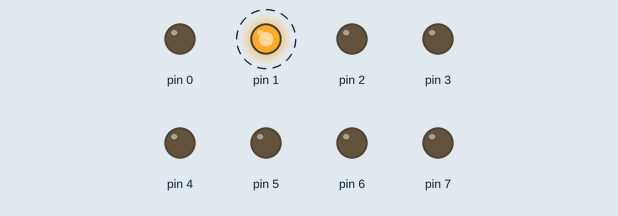
Recording of a sketch running on a simulated Arduino Uno, built with avr-gcc and run on an emulated ATmega328P. Parts: output pins drawn as LEDs (lit = HIGH). Dashed ring = blinking.

Above: at 0.5 s.
Timing chart, 0 to 3.0 s (numbered marks = the images above):
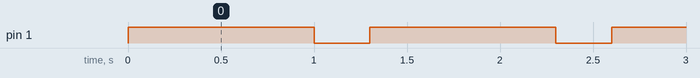

Measured:
- by itself, pin 1: alternates HIGH for 1.0 s and LOW for 0.30 s

The sketch:

1.2.ino
```cpp
#include <avr/io.h>
#include <util/delay.h>

int main (void)
{
    DDRD = 0b11111111;

    while(true){
        PORTD = 0b00000010;
        _delay_ms(1000);
        PORTD = 0b00000000;
        _delay_ms(300);
    }
}
```
